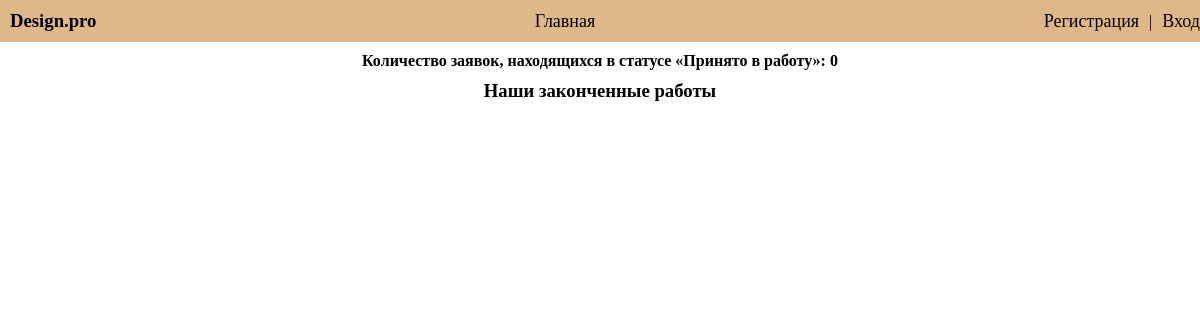
The app's page /, older data.
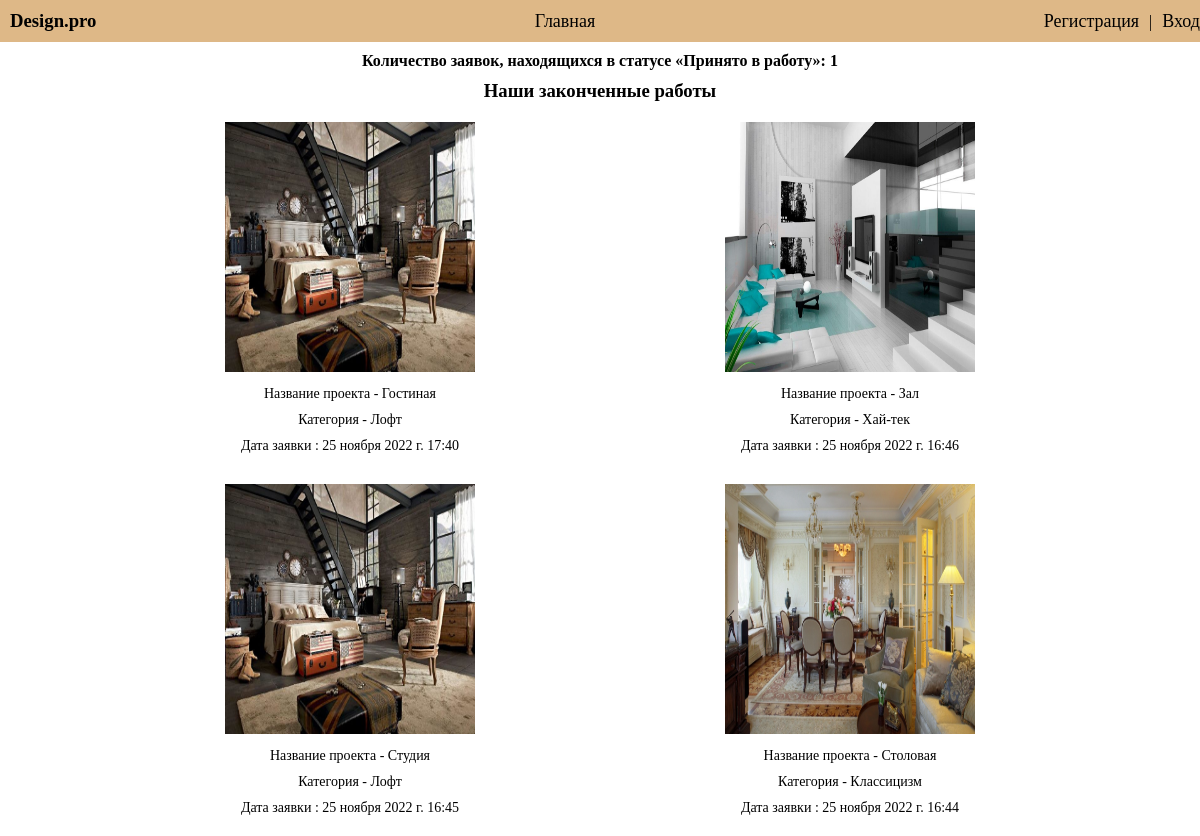
The same page, newer data.
### catalog/models.py (models this page shows, shortened)
class Request(models.Model):
    STATUS_CHOICES = [
        ('new', 'Новая'),
        ('in proqress', 'В процессе'),
        ('completed', 'Завершено')
    ]
    user = models.ForeignKey('User', verbose_name='Пользователь', on_delete=models.CASCADE, blank=True, null=True)
    name = models.CharField(max_length=254, verbose_name='Имя', blank=False)
    text = models.TextField(max_length=500, verbose_name='Описание', blank=False)
    text_commit = models.TextField(max_length=500, verbose_name='Комментарий', null=True, blank=False)
    date = models.DateTimeField(verbose_name='Дата_добавления', auto_now_add=True)
    category = models.ForeignKey('Category', verbose_name='Категория', on_delete=models.CASCADE)
    photo_done = models.ImageField(max_length=254, verbose_name='Готовые работы', upload_to=get_name_file, blank=False, null=True,
                                   validators=[FileExtensionValidator(allowed_extensions=['png', 'jpg', 'jpeg', 'bmp']),
                                               file_size])
    photo = models.ImageField(max_length=254, verbose_name='Фотография', upload_to=get_name_file, blank=True, null=True,
                              validators=[FileExtensionValidator(allowed_extensions=['png', 'jpg', 'jpeg', 'bmp']),
                                          file_size])
    status = models.CharField(max_length=254, verbose_name='Статус',
                              choices=STATUS_CHOICES,
                              default='new')
    class Meta:
        ordering = ['-date']

class Category(models.Model):
    name = models.CharField(max_length=254, verbose_name='Название', blank=False)
    def __str__(self):
        return self.name

### catalog/views.py (the view)
# urls.py: path('', index, name='index'),
def index(request):
    request_in_proqress = Request.objects.all().filter(status='in proqress').count()
    requests_completed = Request.objects.filter(status='completed')
    class Meta:
        ordering = ['date']
    return render(request, 'index.html',
                  context={'requests_completed': requests_completed,
                           'request_in_proqress': request_in_proqress})

### templates/index.html (shortened to what this page needs)
{% extends "basic.html" %}
{% block content %}
   <p class="index_p">Количество заявок, находящихся в статусе «Принято в работу»: {{request_in_proqress}}</p>
   <h3 class="index_h3">Наши законченные работы</h3>
   <div class="index_content">
      {% for request in requests_completed %}
         {% if forloop.counter <= 4 %}
         <div class="index_request">
            <img width="250px" height="250px" src="{{request.photo.url}}">
            <p class="index_p_request">Название проекта - {{ request.name }}</p>
            <p class="index_p_request">Категория - {{ request.category }}</p>
            <p class="index_p_request">Дата заявки : {{ request.date }}</p>
         </div>
         {% endif %}
      {% endfor %}
   </div>
{% endblock %}

### templates/basic.html (shortened to what this page needs)
<!DOCTYPE html>
<html lang="en">
<head>
    {% load static %}
   <link rel="stylesheet" href="{% static 'catalog/style.css' %}">
</head>
<body>
<div class="header">
   <div class="container">
       <div class="header_inner">
           <h3 class="header_title">Design.pro</h3>
           {% if user.is_authenticated %}
           <nav class="header_nav">
               <a class="header_aa" href="{% url 'index' %}">Главная</a>
               <a class="header_aa" href="{% url 'profile' %}">Мой профиль</a>
               {% if user.is_authenticated != request.user.is_superuser %}
               <a class="header_aa" href="{% url 'requests' %}">Добавить заявку</a>
               {% endif %}
               {%if request.user.is_superuser %} <a class="header_aa" href="{% url 'category_list' %}"> Категории</a> {%endif%}
           </nav>
           <a class="header_a" href="{% url 'logout' %}">Выйти</a>
           {% else %}
           <a class="header_a" href="{% url 'index' %}">Главная</a>
            <nav class="header_nav">
                <a class="header_a" href="{% url 'register' %}">Регистрация</a>|<a class="header_a" href="{% url 'login' %}">Вход</a>
           </nav>
           {% endif %}
       </div>
   </div>
</div>
<div class="content">
   <div class="container_content">
   {% block content %}
   {% endblock %}
   </div>
</div>
</body>
</html>

### static/catalog/style.css (style rules this page uses)
* { margin: 0; padding: 0; }
.header { padding: 10px; background-color: burlywood; margin-bottom: 10px ; }
.container { width: 1200px; margin: 0 auto; padding: 0 auto; }
.container_content { width: 1000px; margin: 0 auto; padding: 0 auto; text-align: center; }
.header_inner { display: flex; justify-content: space-between; align-items: center; }
.header_a { font-size: 18px; font-weight: 500; color: black; text-decoration: none; margin: 0 10px; }
.index_p { font-size: 18px; font-weight: 500; color: black; text-align: left; }
.index_h3 { color: black; margin: 10px 0; }
.index_content { display: flex; flex-wrap: wrap; }
.index_request { width: 50%; margin: 10px 0; }
.index_p_request { font-size: 14px; }
.index_p { font-size: 16px; font-weight: bold; text-align: center; margin-bottom: 5px; }
p { margin: 10px 0; }

Row changes from the older to the newer data that the page shows:
added Request: photo (picture), name "Гостиная", category "Лофт", date "25 ноября 2022 г. 17:40"
added Request: photo (picture), name "Зал", category "Хай-тек", date "25 ноября 2022 г. 16:46"
added Request: photo (picture), name "Студия", category "Лофт", date "25 ноября 2022 г. 16:45"
added Request: photo (picture), name "Столовая", category "Классицизм", date "25 ноября 2022 г. 16:44"
Text that changed along with them:
{{ request_in_proqress }}: "0" → "1"
